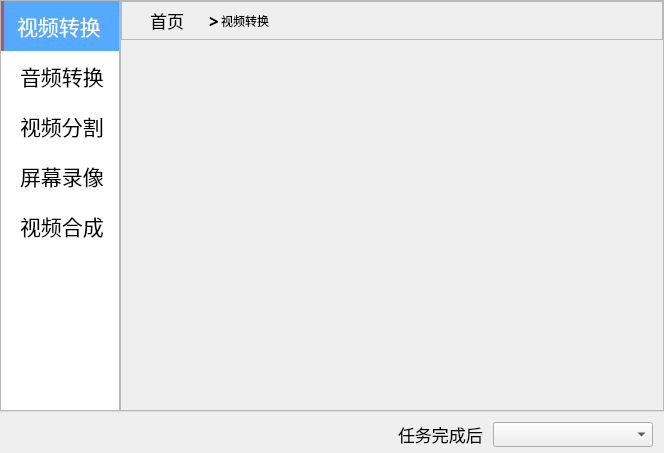
<?xml version="1.0" encoding="UTF-8"?>
<ui version="4.0">
 <class>AVMainWnd</class>
 <widget class="QWidget" name="AVMainWnd">
  <property name="geometry">
   <rect>
    <x>0</x>
    <y>0</y>
    <width>664</width>
    <height>453</height>
   </rect>
  </property>
  <property name="font">
   <font>
    <family>微软雅黑</family>
   </font>
  </property>
  <property name="windowTitle">
   <string>AVMainWnd</string>
  </property>
  <layout class="QVBoxLayout" name="verticalLayout">
   <property name="spacing">
    <number>0</number>
   </property>
   <property name="leftMargin">
    <number>0</number>
   </property>
   <property name="topMargin">
    <number>0</number>
   </property>
   <property name="rightMargin">
    <number>0</number>
   </property>
   <property name="bottomMargin">
    <number>0</number>
   </property>
   <item>
    <widget class="QFrame" name="verticalFrame">
     <layout class="QHBoxLayout" name="horizontalLayout_2">
      <property name="spacing">
       <number>0</number>
      </property>
      <property name="leftMargin">
       <number>0</number>
      </property>
      <property name="topMargin">
       <number>0</number>
      </property>
      <property name="rightMargin">
       <number>0</number>
      </property>
      <property name="bottomMargin">
       <number>0</number>
      </property>
      <item>
       <widget class="QListWidget" name="ListFunctionsWnd">
        <property name="sizePolicy">
         <sizepolicy hsizetype="Fixed" vsizetype="Expanding">
          <horstretch>0</horstretch>
          <verstretch>0</verstretch>
         </sizepolicy>
        </property>
        <property name="minimumSize">
         <size>
          <width>120</width>
          <height>0</height>
         </size>
        </property>
        <property name="maximumSize">
         <size>
          <width>120</width>
          <height>16777215</height>
         </size>
        </property>
        <property name="font">
         <font>
          <family>微软雅黑</family>
          <pointsize>16</pointsize>
         </font>
        </property>
        <property name="focusPolicy">
         <enum>Qt::NoFocus</enum>
        </property>
        <property name="styleSheet">
         <string notr="true">QListWidget::item {
	background-color: transparent;
    height: 50px;
    padding-left: 16px
}
QListWidget::item:hover {
	background-color: transparent;
	padding: 16px;
	border-left: 3px solid #aa557f;
}
QListWidget::item:selected {
	background-color: #55aaff;
	color: #FFFFFF;
	padding: 10px;
	border-left: 3px solid #aa557f;
}</string>
        </property>
        <property name="currentRow">
         <number>0</number>
        </property>
        <item>
         <property name="text">
          <string>视频转换</string>
         </property>
        </item>
        <item>
         <property name="text">
          <string>音频转换</string>
         </property>
        </item>
        <item>
         <property name="text">
          <string>视频分割</string>
         </property>
        </item>
        <item>
         <property name="text">
          <string>屏幕录像</string>
         </property>
        </item>
        <item>
         <property name="text">
          <string>视频合成</string>
         </property>
        </item>
       </widget>
      </item>
      <item>
       <widget class="QFrame" name="frame_2">
        <property name="frameShape">
         <enum>QFrame::StyledPanel</enum>
        </property>
        <property name="frameShadow">
         <enum>QFrame::Raised</enum>
        </property>
        <layout class="QVBoxLayout" name="verticalLayout_3">
         <property name="spacing">
          <number>0</number>
         </property>
         <property name="leftMargin">
          <number>0</number>
         </property>
         <property name="topMargin">
          <number>0</number>
         </property>
         <property name="rightMargin">
          <number>0</number>
         </property>
         <property name="bottomMargin">
          <number>0</number>
         </property>
         <item>
          <widget class="QFrame" name="frame_3">
           <property name="sizePolicy">
            <sizepolicy hsizetype="Preferred" vsizetype="Fixed">
             <horstretch>0</horstretch>
             <verstretch>0</verstretch>
            </sizepolicy>
           </property>
           <property name="frameShape">
            <enum>QFrame::StyledPanel</enum>
           </property>
           <property name="frameShadow">
            <enum>QFrame::Raised</enum>
           </property>
           <layout class="QHBoxLayout" name="horizontalLayout_3">
            <property name="spacing">
             <number>2</number>
            </property>
            <property name="leftMargin">
             <number>5</number>
            </property>
            <property name="topMargin">
             <number>2</number>
            </property>
            <property name="bottomMargin">
             <number>2</number>
            </property>
            <item>
             <widget class="QPushButton" name="pushButton_7">
              <property name="sizePolicy">
               <sizepolicy hsizetype="Fixed" vsizetype="Fixed">
                <horstretch>0</horstretch>
                <verstretch>0</verstretch>
               </sizepolicy>
              </property>
              <property name="minimumSize">
               <size>
                <width>40</width>
                <height>0</height>
               </size>
              </property>
              <property name="maximumSize">
               <size>
                <width>16777215</width>
                <height>16777215</height>
               </size>
              </property>
              <property name="font">
               <font>
                <family>微软雅黑</family>
                <pointsize>13</pointsize>
               </font>
              </property>
              <property name="text">
               <string>首页</string>
              </property>
              <property name="flat">
               <bool>true</bool>
              </property>
             </widget>
            </item>
            <item>
             <widget class="QLabel" name="label_2">
              <property name="sizePolicy">
               <sizepolicy hsizetype="Fixed" vsizetype="Preferred">
                <horstretch>0</horstretch>
                <verstretch>0</verstretch>
               </sizepolicy>
              </property>
              <property name="font">
               <font>
                <family>微软雅黑 Light</family>
                <pointsize>13</pointsize>
                <weight>75</weight>
                <bold>true</bold>
               </font>
              </property>
              <property name="text">
               <string>&gt;</string>
              </property>
             </widget>
            </item>
            <item>
             <widget class="QLabel" name="labelTitle">
              <property name="text">
               <string>视频转换</string>
              </property>
             </widget>
            </item>
           </layout>
          </widget>
         </item>
         <item>
          <widget class="QStackedWidget" name="stackedWidget"/>
         </item>
        </layout>
       </widget>
      </item>
     </layout>
    </widget>
   </item>
   <item>
    <widget class="QFrame" name="horizontalFrame">
     <property name="sizePolicy">
      <sizepolicy hsizetype="Preferred" vsizetype="Fixed">
       <horstretch>0</horstretch>
       <verstretch>0</verstretch>
      </sizepolicy>
     </property>
     <property name="styleSheet">
      <string notr="true">#horizontalFrame{
	border-right:0px solid #DDDDDD;
	border-top:1px solid #DDDDDD;
}</string>
     </property>
     <layout class="QHBoxLayout" name="horizontalLayout">
      <property name="spacing">
       <number>10</number>
      </property>
      <property name="topMargin">
       <number>10</number>
      </property>
      <property name="bottomMargin">
       <number>6</number>
      </property>
      <item>
       <spacer name="horizontalSpacer">
        <property name="orientation">
         <enum>Qt::Horizontal</enum>
        </property>
        <property name="sizeHint" stdset="0">
         <size>
          <width>40</width>
          <height>20</height>
         </size>
        </property>
       </spacer>
      </item>
      <item>
       <widget class="QLabel" name="label">
        <property name="font">
         <font>
          <family>微软雅黑</family>
          <pointsize>13</pointsize>
         </font>
        </property>
        <property name="text">
         <string>任务完成后</string>
        </property>
       </widget>
      </item>
      <item>
       <widget class="QComboBox" name="comboBox">
        <property name="sizePolicy">
         <sizepolicy hsizetype="Fixed" vsizetype="Fixed">
          <horstretch>0</horstretch>
          <verstretch>0</verstretch>
         </sizepolicy>
        </property>
        <property name="minimumSize">
         <size>
          <width>160</width>
          <height>25</height>
         </size>
        </property>
        <property name="maximumSize">
         <size>
          <width>200</width>
          <height>25</height>
         </size>
        </property>
        <property name="font">
         <font>
          <family>微软雅黑</family>
          <pointsize>13</pointsize>
         </font>
        </property>
       </widget>
      </item>
     </layout>
    </widget>
   </item>
  </layout>
 </widget>
 <layoutdefault spacing="6" margin="11"/>
 <resources/>
 <connections/>
</ui>
